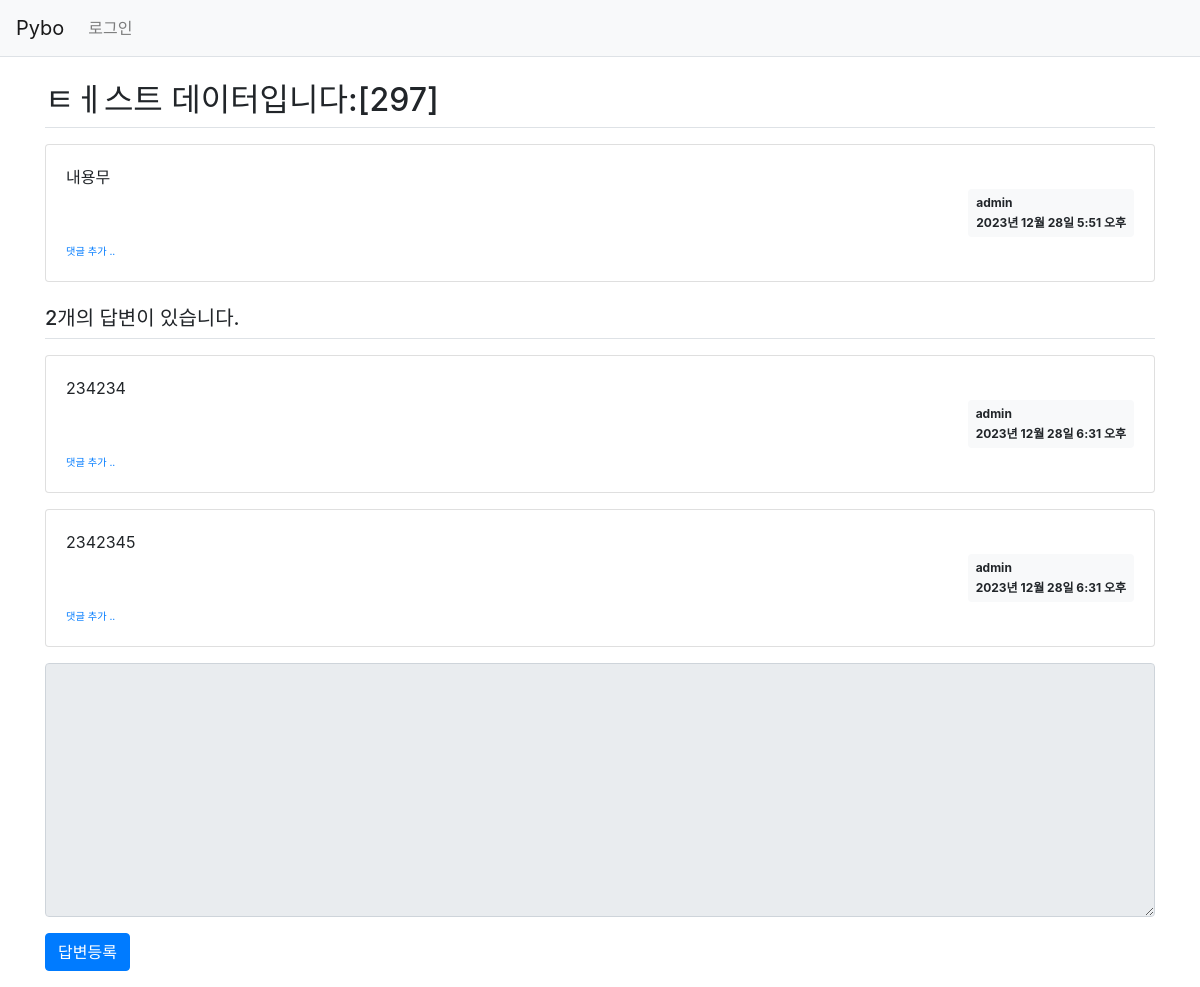
Page /pybo/306/ on the committed database.
### pybo/models.py (models this page shows, shortened)
class Question(models.Model):
    author = models.ForeignKey(User, on_delete=models.CASCADE)
    subject = models.CharField(max_length=200)
    content = models.TextField()
    create_date = models.DateTimeField()
    modify_date = models.DateTimeField(null=True, blank=True)

class Answer(models.Model):
    author = models.ForeignKey(User, on_delete=models.CASCADE)
    question = models.ForeignKey(Question, on_delete=models.CASCADE)
    content = models.TextField()
    create_date = models.DateTimeField()
    modify_date = models.DateTimeField(null=True, blank=True)

### pybo/views.py (the view)
# urls.py: path('<int:question_id>/', views.detail, name='detail'),
def detail(request, question_id):
    question = get_object_or_404(Question, pk=question_id)
    context = {'question': question}
    return render(request, 'pybo/question_detail.html', context)

### templates/pybo/question_detail.html (shortened to what this page needs)
{% extends 'base.html' %}
{% block content %}
<div class="container my-3">
    <h2 class="border-bottom py-2">{{ question.subject }}</h2>
    <div class="card my-3">
        <div class="card-body">
            <div class="card-text" style="white-space: pre-line;">{{ question.content }}</div>
            <div class="d-flex justify-content-end">
                <div class="badge badge-light p-2 text-left">
                    <div class="mb-2">{{ question.author.username }}</div>
                    <div>{{ question.create_date }}</div>
                </div>
            </div>
            <div>
                <a href="{% url 'pybo:comment_create_question' question.id  %}"
                   class="small"><small>댓글 추가 ..</small></a>
            </div>
        </div>
    </div>
    <h5 class="border-bottom my-3 py-2">{{question.answer_set.count}}개의 답변이 있습니다.</h5>
    {% for answer in question.answer_set.all %}
    <div class="card my-3">
        <div class="card-body">
            <div class="card-text" style="white-space: pre-line;">{{ answer.content }}</div>
            <div class="d-flex justify-content-end">
                <div class="badge badge-light p-2 text-left">
                    <div class="mb-2">{{ answer.author.username }}</div>
                    <div>{{ answer.create_date }}</div>
                </div>
            </div>
            <div>
                <a href="{% url 'pybo:comment_create_answer' answer.id  %}"
                   class="small"><small>댓글 추가 ..</small></a>
            </div>
        </div>
    </div>
    {% endfor %}
    <form action="{% url 'pybo:answer_create' question.id %}" method="post" class="my-3">
        <div class="form-group">
            <textarea {% if not user.is_authenticated %}disabled{% endif %}
              name="content" id="content" class="form-control" rows="10"></textarea>
        </div>
        <input type="submit" value="답변등록" class="btn btn-primary">
    </form>
</div>
{% endblock %}

### rows in the picture
Question: subject "ㅌㅔ스트 데이터입니다:[297]", content "내용무", author.username "admin", create_date "2023년 12월 28일 5:51 오후", answer_set.count "2"
Answer: content "234234", author.username "admin", create_date "2023년 12월 28일 6:31 오후"
Answer: content "2342345", author.username "admin", create_date "2023년 12월 28일 6:31 오후"
